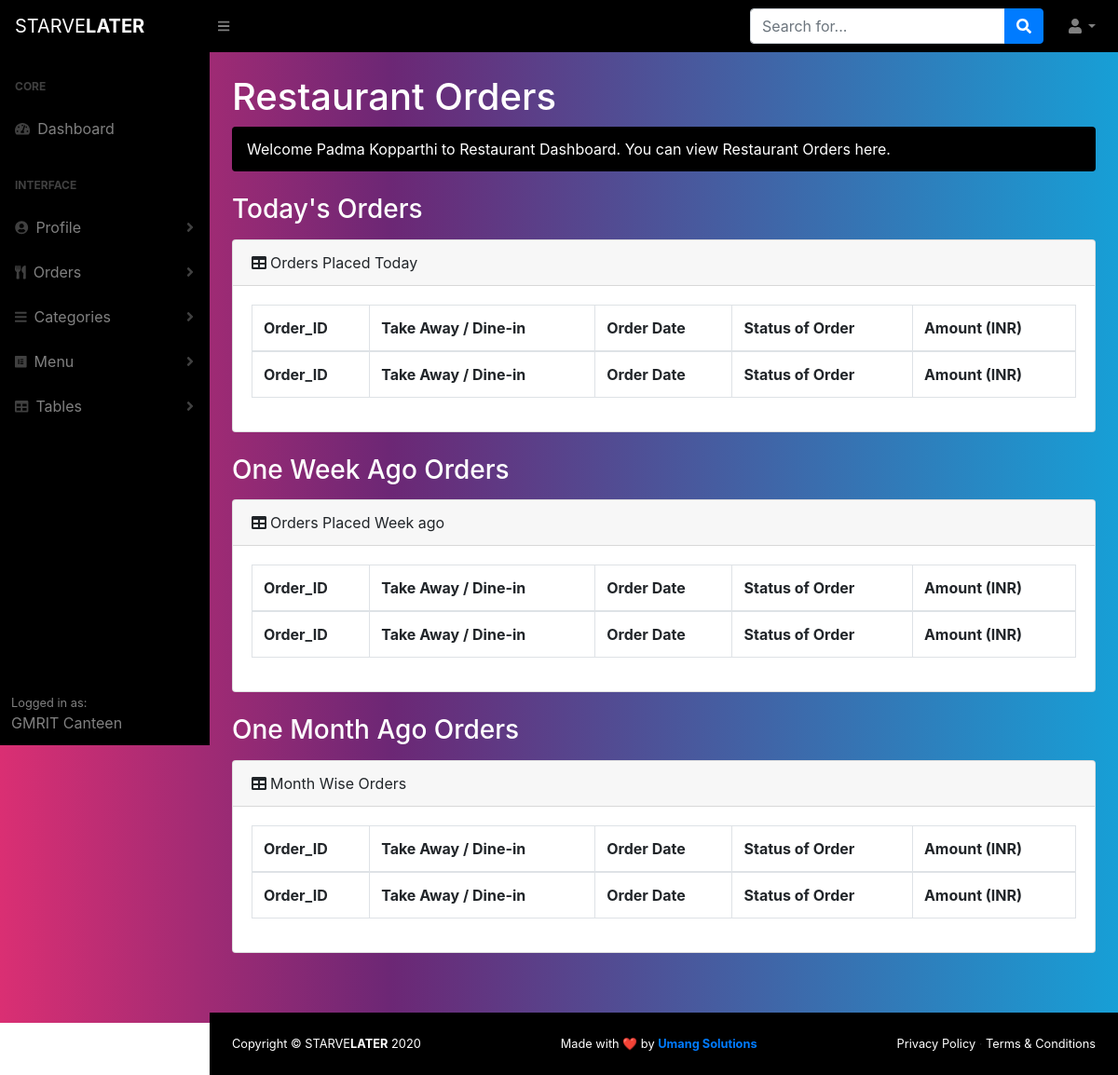
Page /dist/restaurant_orders.php (signed in) on the committed database.
### tables this page shows
CREATE TABLE IF NOT EXISTS `restaurants` (
  `Restaurant_ID` varchar(50) NOT NULL,
  `Restaurant_Name` varchar(60) NOT NULL,
  `Email_ID` varchar(50) NOT NULL,
  `Password` varchar(50) NOT NULL,
  `Phone` varchar(50) NOT NULL,
  `SeatingCapacity` varchar(50) NOT NULL,
  `fname` varchar(50) NOT NULL,
  `lname` varchar(50) NOT NULL,
  `Address` varchar(60) NOT NULL,
  `City` varchar(50) NOT NULL,
  `State` varchar(50) NOT NULL,
  `GSTIN` varchar(50) NOT NULL,
  `FoodLicense` varchar(50) NOT NULL,
  `LabourLicense` varchar(50) NOT NULL,
  `Margin` varchar(50) NOT NULL,
  `OrdersReceived` varchar(50) NOT NULL,
  `logoFileName` varchar(80) NOT NULL,
  `OperationStatus` varchar(50) NOT NULL,
  `AvgPrepTime` varchar(50) NOT NULL,
  PRIMARY KEY (`Restaurant_ID`)
);

### dist/restaurant_orders.php (the view, shortened to what this page needs)
<!DOCTYPE html>
<html lang="en">
    <head>
        <link href="css/styles.css" rel="stylesheet" />
        <link href="https://cdn.datatables.net/1.10.20/css/dataTables.bootstrap4.min.css" rel="stylesheet" />
           <link rel="stylesheet" href="//code.jquery.com/ui/1.12.1/themes/base/jquery-ui.css">
    </head>
    <body class="sb-nav-fixed">
        <?php
                            $dbname = "starvelater";
                            $con = mysqli_connect("localhost","root","",$dbname);
                            if(!$con){
                                    die("Connection Failed :" + mysqli_connect_error());
                            }else {
                            $sql = "SELECT * FROM restaurants where Email_ID = '".$_SESSION['email']."'";
                                    $retval = mysqli_query($GLOBALS['con'],$sql);
                                    $followingdata = $retval->fetch_array(MYSQLI_ASSOC);
                            }
        ?>
            <nav class="sb-topnav navbar navbar-expand navbar-dark bg-dark" style="background: linear-gradient(90deg, rgba(0,0,0,1) 0%, rgba(0,0,0,1) 100%);">
            <a class="navbar-brand" href="index.php">STARVE<B>LATER</B></a><button class="btn btn-link btn-sm order-1 order-lg-0" id="sidebarToggle" href="#"><i class="fas fa-bars"></i></button
            >
            <form class="d-none d-md-inline-block form-inline ml-auto mr-0 mr-md-3 my-2 my-md-0">
                <div class="input-group">
                    <input class="form-control" type="text" placeholder="Search for..." aria-label="Search" aria-describedby="basic-addon2" />
                    <div class="input-group-append">
                        <button class="btn btn-primary" type="button"><i class="fas fa-search"></i></button>
                    </div>
                </div>
            </form>
            <ul class="navbar-nav ml-auto ml-md-0">
                <li class="nav-item dropdown">
                    <a class="nav-link dropdown-toggle" id="userDropdown" href="#" role="button" data-toggle="dropdown" aria-haspopup="true" aria-expanded="false"><i class="fas fa-user fa-fw"></i></a>
                </li>
            </ul>
        </nav>
        <div id="layoutSidenav" style="background: linear-gradient(90deg, rgba(218,47,115,1) 0%, rgba(108,39,117,1) 35%, rgba(23,159,214,1) 100%);">
            <div id="layoutSidenav_nav">
                <nav class="sb-sidenav accordion sb-sidenav-dark" id="sidenavAccordion">
                    <div class="sb-sidenav-menu" style="background: linear-gradient(90deg, rgba(0,0,0,1) 0%, rgba(0,0,0,1) 100%);">
                        <div class="nav">
                            <div class="sb-sidenav-menu-heading">Core</div>
                            <a class="nav-link" href="restaurant_home.php"
                                ><div class="sb-nav-link-icon"><i class="fas fa-tachometer-alt"></i></div>
                                Dashboard</a
                            >
                            <div class="sb-sidenav-menu-heading">Interface</div>
                            <a class="nav-link collapsed" href="#" data-toggle="collapse" data-target="#collapseLayouts" aria-expanded="false" aria-controls="collapseLayouts"
                                ><div class="sb-nav-link-icon"><i class="fas fa-user-circle"></i></div>
                                Profile
                                <div class="sb-sidenav-collapse-arrow"><i class="fas fa-angle-down"></i></div
                            ></a>
                            <a class="nav-link collapsed" href="#" data-toggle="collapse" data-target="#collapseLayoutsOrders" aria-expanded="false" aria-controls="collapseLayouts"
                                ><div class="sb-nav-link-icon"><i class="fas fa-utensils"></i></div>
                                Orders
                                <div class="sb-sidenav-collapse-arrow"><i class="fas fa-angle-down"></i></div
                            ></a>
                            <a class="nav-link collapsed" href="#" data-toggle="collapse" data-target="#collapseLocationData" aria-expanded="false" aria-controls="collapseLayouts"
                                ><div class="sb-nav-link-icon"><i class="fas fa-bars"></i></div>
                                Categories
                                <div class="sb-sidenav-collapse-arrow"><i class="fas fa-angle-down"></i></div
                            ></a>
                            <a class="nav-link collapsed" href="#" data-toggle="collapse" data-target="#collapseUsersData" aria-expanded="false" aria-controls="collapseLayouts"
                                ><div class="sb-nav-link-icon"><i class="fab fa-elementor"></i></div>
                                Menu
                                <div class="sb-sidenav-collapse-arrow"><i class="fas fa-angle-down"></i></div
                            ></a>
                            <a class="nav-link collapsed" href="#" data-toggle="collapse" data-target="#collapseNotification" aria-expanded="false" aria-controls="collapseLayouts"
                                ><div class="sb-nav-link-icon"><i class="fas fa-table"></i></div>
                                Tables
                                <div class="sb-sidenav-collapse-arrow"><i class="fas fa-angle-down"></i></div
                            ></a>
                        </div>
                    </div>
                    <div class="sb-sidenav-footer" style="background: linear-gradient(90deg, rgba(0,0,0,1) 0%, rgba(0,0,0,1) 100%);">
                        <div class="small">Logged in as:</div>
                         <span><?php echo $followingdata['Restaurant_Name']; ?></span>
                    </div>
                </nav>
            </div>
            <div id="layoutSidenav_content">
                <main>
                    <div class="container-fluid">
                        <h1 class="mt-4" style="color: white;">Restaurant Orders</h1>
                        <ol class="breadcrumb mb-4" width="100%" style="background-color: black;">
                           <li class="breadcrumb-item active" width="100%" style="color: #fff;"><marquee>Welcome <span><?php echo $followingdata['fname']." ".$followingdata['lname']; ?></span> to Restaurant Dashboard. You can view Restaurant Orders here.</marquee></li>
                        </ol>
                        <h3 class="mt-4" style="margin-bottom: 15px;color: #fff;">Today's Orders</h3>
                    <div class="card mb-4">
                            <div class="card-header"><i class="fas fa-table mr-1"></i>Orders Placed Today</div>
                            <div class="card-body">
                                <div class="table-responsive">
                                   <table class="table table-bordered" id="dataTable" width="100%" cellspacing="0" data-id="<?php
                                   echo $followingdata['Restaurant_ID']; ?>">
                                        <thead>
                                            <tr>
                                                <th>Order_ID</th>
                                                <th>Take Away / Dine-in</th>
                                                <th>Order Date</th>
                                                <th>Status of Order</th>
                                                <th>Amount (INR)</th>
                                            </tr>
                                        </thead>
                                        <tfoot>
                                            <tr>
                                                 <th>Order_ID</th>
                                                <th>Take Away / Dine-in</th>
                                                <th>Order Date</th>
                                                <th>Status of Order</th>
                                                <th>Amount (INR)</th>
                                                </tr>
                                        </tfoot>
                                    </table>
                                </div>
                            </div>
                        </div>
                         <h3 class="mt-4" style="margin-bottom: 15px;color: #fff;">One Week Ago Orders</h3>
                    <div class="card mb-4">
                            <div class="card-header"><i class="fas fa-table mr-1"></i>Orders Placed Week ago</div>
                            <div class="card-body">
                                <div class="table-responsive">
                                   <table class="table table-bordered" id="dataTable1" width="100%" cellspacing="0" data-id="<?php
                                   echo $followingdata['Restaurant_ID']; ?>">
                                        <thead>
                                            <tr>
                                                <th>Order_ID</th>
                                                <th>Take Away / Dine-in</th>
                                                <th>Order Date</th>
                                                <th>Status of Order</th>
                                                <th>Amount (INR)</th>
                                            </tr>
                                        </thead>
                                        <tfoot>
                                            <tr>
                                                 <th>Order_ID</th>
                                                <th>Take Away / Dine-in</th>
                                                <th>Order Date</th>
                                                <th>Status of Order</th>
                                                <th>Amount (INR)</th>
                                                </tr>
                                        </tfoot>
                                    </table>
                                </div>
                            </div>
                        </div>
                         <h3 class="mt-4" style="margin-bottom: 15px;color: #fff;">One Month Ago Orders</h3>
                    <div class="card mb-4">
                            <div class="card-header"><i class="fas fa-table mr-1"></i>Month Wise Orders</div>
                            <div class="card-body" >
                                <div class="table-responsive">
                                   <table class="table table-bordered" id="dataTable2" width="100%" cellspacing="0" data-id="<?php
                                   echo $followingdata['Restaurant_ID']; ?>">
                                        <thead>
                                            <tr>
                                                <th>Order_ID</th>
                                                <th>Take Away / Dine-in</th>
                                                <th>Order Date</th>
                                                <th>Status of Order</th>
                                                <th>Amount (INR)</th>
                                            </tr>
                                        </thead>
                                        <tfoot>
                                            <tr>
                                                 <th>Order_ID</th>
                                                <th>Take Away / Dine-in</th>
                                                <th>Order Date</th>
                                                <th>Status of Order</th>
                                                <th>Amount (INR)</th>
                                                </tr>
                                        </tfoot>
                                    </table>
                                </div>
                            </div>
                        </div>
                 <P>&nbsp;</P>
                    </div>
                </main>
                <footer class="py-4 footer-dark mt-auto" style="background-color: #000;">
                    <div class="container-fluid">
                        <div class="d-flex align-items-center justify-content-between small">
                            <div class="footer-text-color" style="color: #fff;">Copyright &copy; STARVE<span><b>LATER</b></span> 2020</div>
                            <div class="footer-text-color" style="color: #fff;">Made with ❤️ by <b><a href="https://umangsolutions.org">Umang Solutions</a></b></div>                                <div>
                                <a href="#" class="white-text">Privacy Policy</a>
                                &middot;
                                <a href="#" class="white-text">Terms &amp; Conditions</a>
                            </div>
                        </div>
                    </div>
                </footer>
            </div>
        </div>
        <link rel="stylesheet" href="https://cdnjs.cloudflare.com/ajax/libs/bootstrap-datepicker/1.9.0/css/bootstrap-datepicker.css" />
    </body>
</html>

### dist/restaurant_orders.php (style rules this page uses)
li { width: 100%; }
.white-text { text-decoration: none; color: white; }

### rows in the picture
restaurants: Restaurant_Name "GMRIT Canteen", fname "Padma", lname "Kopparthi"
